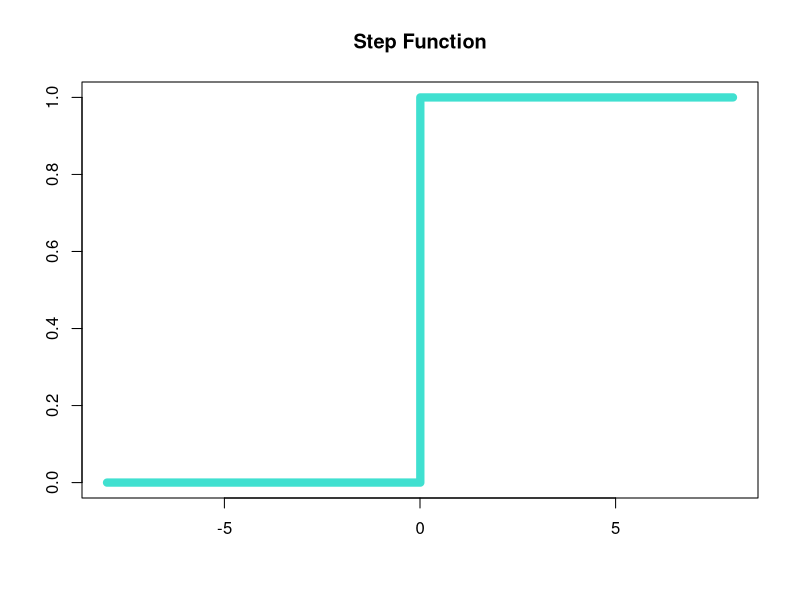
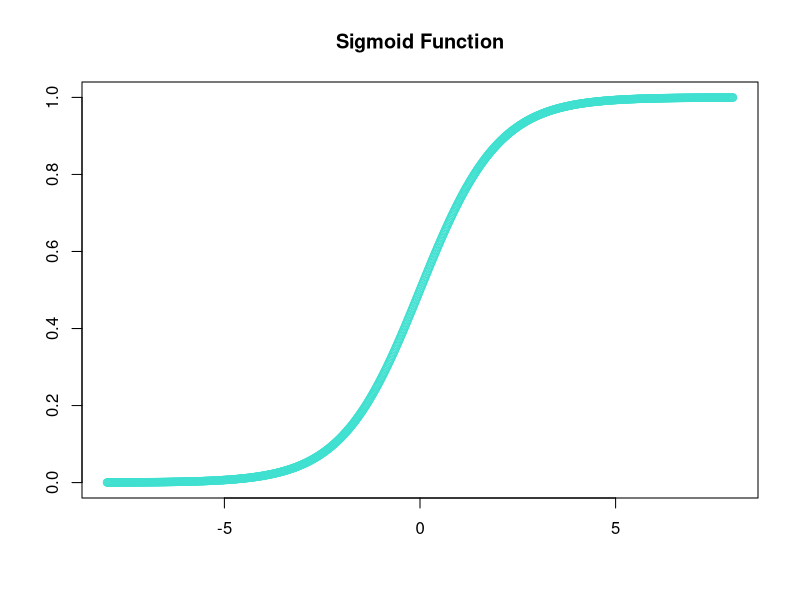
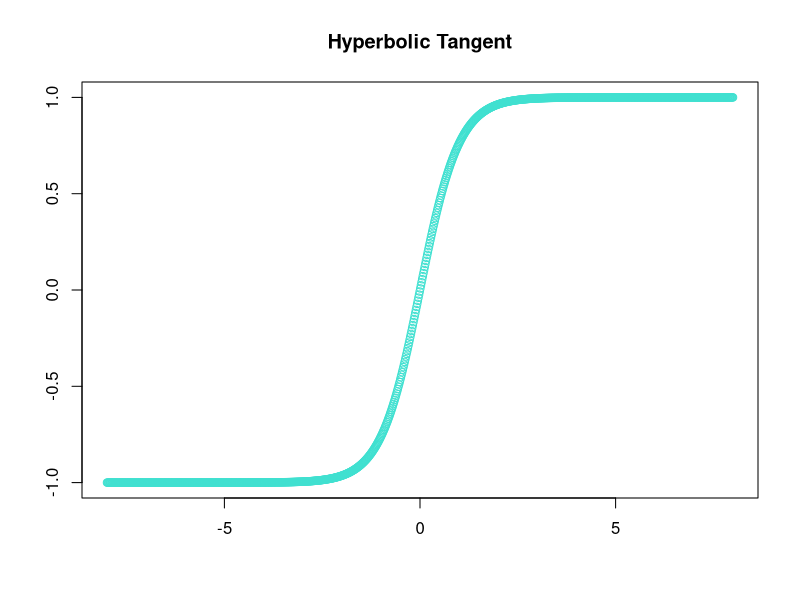
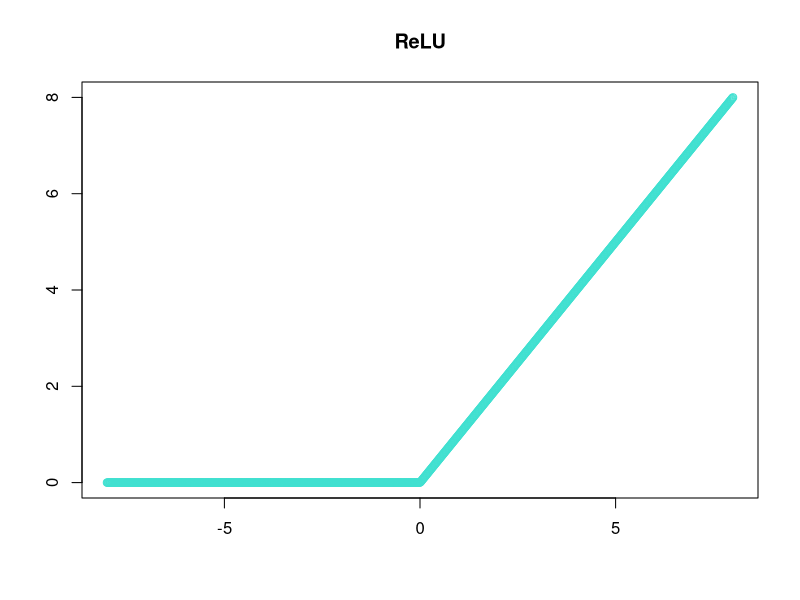
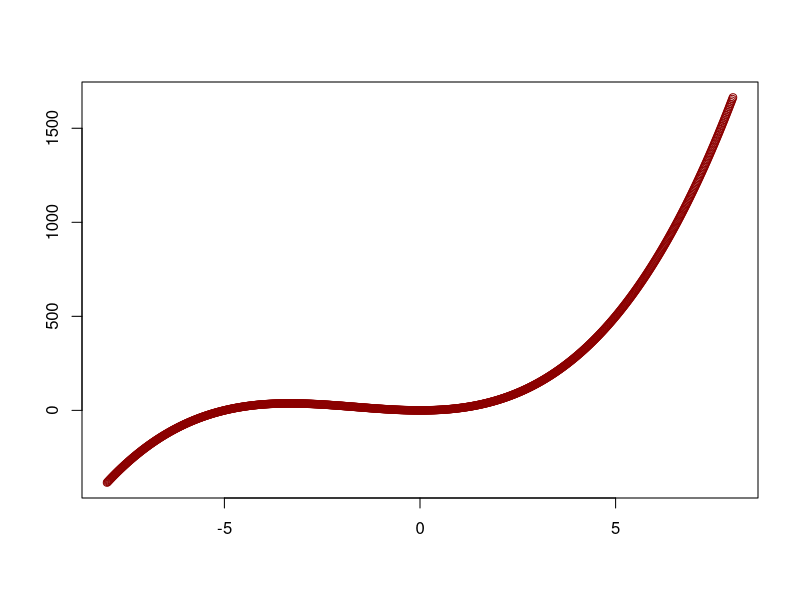
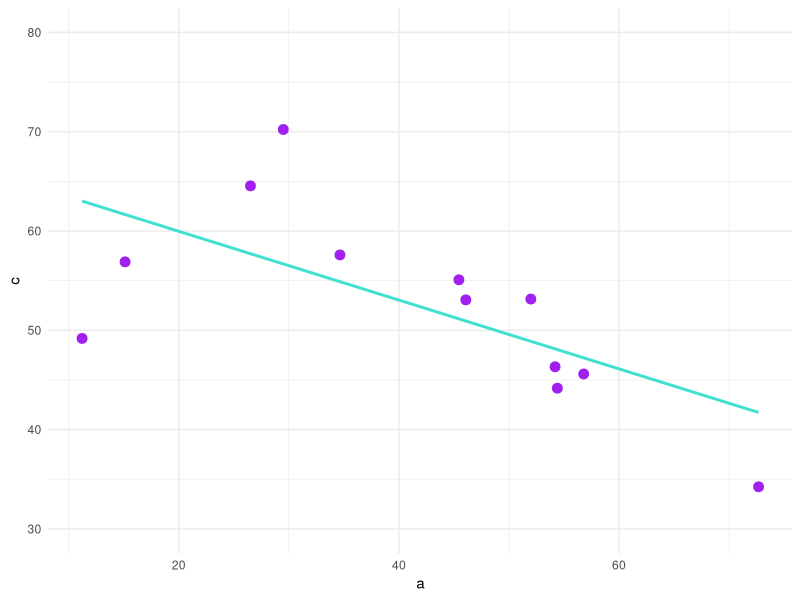
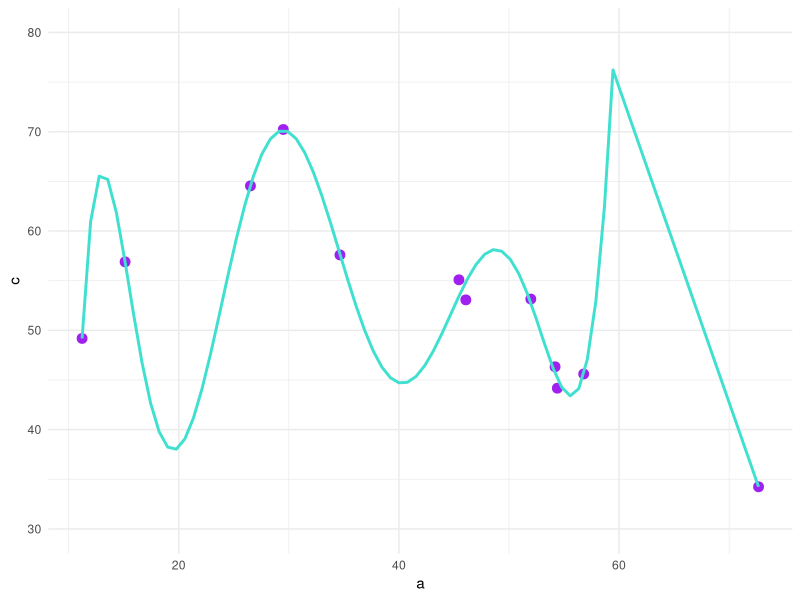
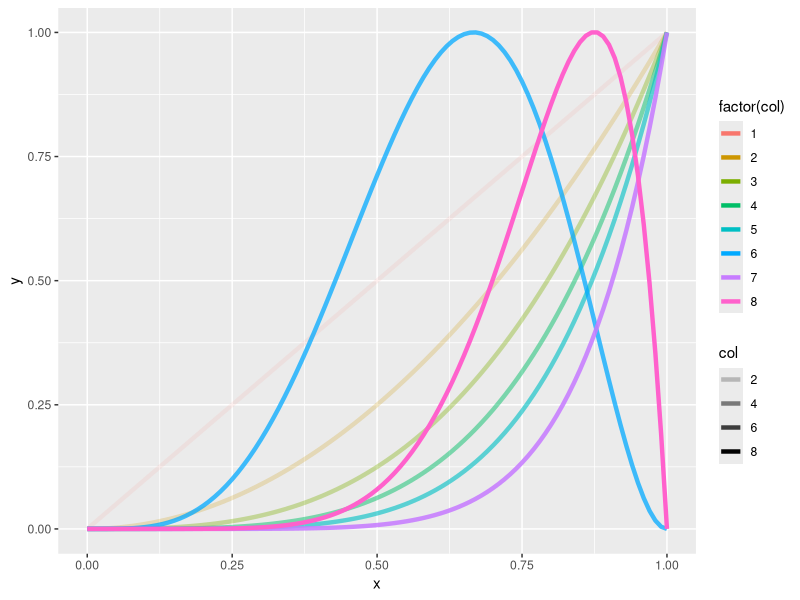

The R source for these figures, in order:
## ---- chunk 1
knitr::opts_chunk$set(echo = TRUE, fig.path = 'Figures/')
library(tidyverse)
library(gridExtra)
## ---- chunk 2
step <- function(x){
  ifelse (x <= 0,0,1) 
}

f <- seq(-8,8, length=1000)

plot(f,step(f), type = 's', lwd = 8, main="Step Function", xlab = " ", ylab = " ", ylim = c(0,1), col = "turquoise", frame.plot = T)
## ---- chunk 3
sigmoid <- function(x){
  return(1 / (1 + exp(-x)))
}

f <- seq(-8,8, length=1000)

plot(f,sigmoid(f), main="Sigmoid Function", xlab = " ", ylab = " ", ylim = c(0,1), col = "turquoise", frame.plot = T)
## ---- chunk 4
relu <- function(x){
  ifelse (x<0,0,x) 
}

f <- seq(-8,8, length=1000)

plot(f,tanh(f), main="Hyperbolic Tangent", xlab = " ", ylab = " ", col = "turquoise")
plot(f,relu(f), main="ReLU", xlab = " ", ylab = " ", col = "turquoise")
## ---- chunk 5
f <- seq(-8,8, length=1000)

plot(f,2*f^3+10*f^2, main=" ", xlab = " ", ylab = " ", col = "darkred")
## ---- chunk 6
#Generate some noisy data
set.seed(3)
a <- runif(12, min=0, max=90)
c <- 24*sin(.05*a) + rnorm(length(a),0,5) + 40

#create data frame and base plot
df <- data.frame(a,c)
model <- ggplot(df, aes(x = a, y = c)) +
        geom_point(size = 3, color = "purple") +
        ylim(30,80) +
        theme_minimal()


# underfit model

model +
    stat_smooth(method = lm,
              formula = y ~ poly(x,1),
              fullrange = T,
              color = "turquoise",
              se = F)

# overfit model

pol <- 9 # polynomial order
model + 
    stat_smooth(method = lm,
              formula = y ~ poly(x,pol),
              fullrange = T,
              color = "turquoise",
              se = F)


## ---- chunk 7
prob <- runif(1,0,1) #single observation from a uniform distribution to be the probability we want to find
#prob <- .6
samplesize <- 8
df <- NULL


#Beta Distribution: alpha-1 successes and beta-1 failures

for (i in 1:samplesize){
  good <- seq(0,1, length = 101)  #Denotes a good observation
  bad <- seq(1,0, length = 101)   #Denotes a bad observation
  #  if(i %% 10==0){                    #for every 10th sample (when activated and sample size is increased)
    sample <- rbinom(i,1, prob)         #random draw of 0 or 1 i times
    y <- good^(sum(sample==1))*bad^(sum(sample==0)) #observations of 'good' and 'bad' exponentiated respective to                                                       binomial draws (1 for good, 0 for bad)
    dat <- data.frame(x=seq(0,1, length = 101), y=y/max(y), col=rep(i:i, each=101)) #normalize y and place values into a data frame
    df <- rbind(df,dat)                             #repeat for each value of i into same data frame
   # }
}

#This is just a shape of the Beta Distribution with parameters set at random, based on probability from the first line. It does not multiply by likelihood and normalize.  Up next, snag some code from the chunks below to try and get that posterior moving.

 # plot data
ggplot(df,aes(x=x,y=y,group=col,colour=factor(col), alpha = col )) +
  geom_line(size = 1.5)

 # plot most recent posterior only
ggplot(df[which(df$col == samplesize),], aes(x=x,y=y,group=col,colour=factor(col) )) + 
  geom_line(size = 1.5)
## ---- chunk 8
p_grid <- seq(from=0, to=1, length.out = 1000)  #1000 values for proportion (p) between 0 and 1

prob_p <- dbeta(p_grid, 3,10) #prior distribution (interval of previous assumptions/explanations (p) and the probability for each value)
#(note that you do not need data for a prior distribution - the data washes out the "falsities" of the prior)

prob_data <- dbinom(4, size=50, prob=p_grid) #Relative number of ways we can see W out of (W+L) from the Binomial Sampling Formula for all of the respective proportions outlined in p_grid

posterior <- prob_data * prob_p #sets up and normalizes the posterior distribution
posterior <- posterior / sum(posterior)

# issues arise when plotting (values not on the same scale)

#comp <- data.frame(prob_p, posterior) #to compare prior and posterior values

# prior <- cbind(p_grid,prob_p, dens = "prior")
# posterior <- cbind(p_grid,posterior, dens = "posterior")
# 
# df <- as.data.frame(rbind(prior,posterior))
# 
# ggplot(df, aes(x = p_grid, y = prob_p, group = dens)) +
#   geom_line()

plot(prob_p)    #plots the prior distribution
plot(prob_data)
plot(posterior)
## ---- chunk 9
ggplot(data = data.frame(x = c(-3, 3)), aes(x)) +
  stat_function(fun = dnorm, n = 101, args = list(mean = 0, sd = 1), linewidth = 1.5, aes(colour = "B_3")) + ylab("") +
  stat_function(fun = dnorm, n = 101, args = list(mean = 0, sd = .6), linewidth = 1.5, aes(colour = "B_2")) + ylab("") +
  stat_function(fun = dnorm, n = 101, args = list(mean = 0, sd = .35), linewidth = 1.5, aes(colour = "B_1")) + ylab("") +
 # scale_y_continuous(breaks = NULL) +
  scale_colour_manual("Lgend title", values = c("gray60", "gray50", "gray40")) +
  geom_vline(xintercept = .6,
             color = "darkred",
             size=1.5,
             alpha = .8) +
  theme_minimal()
